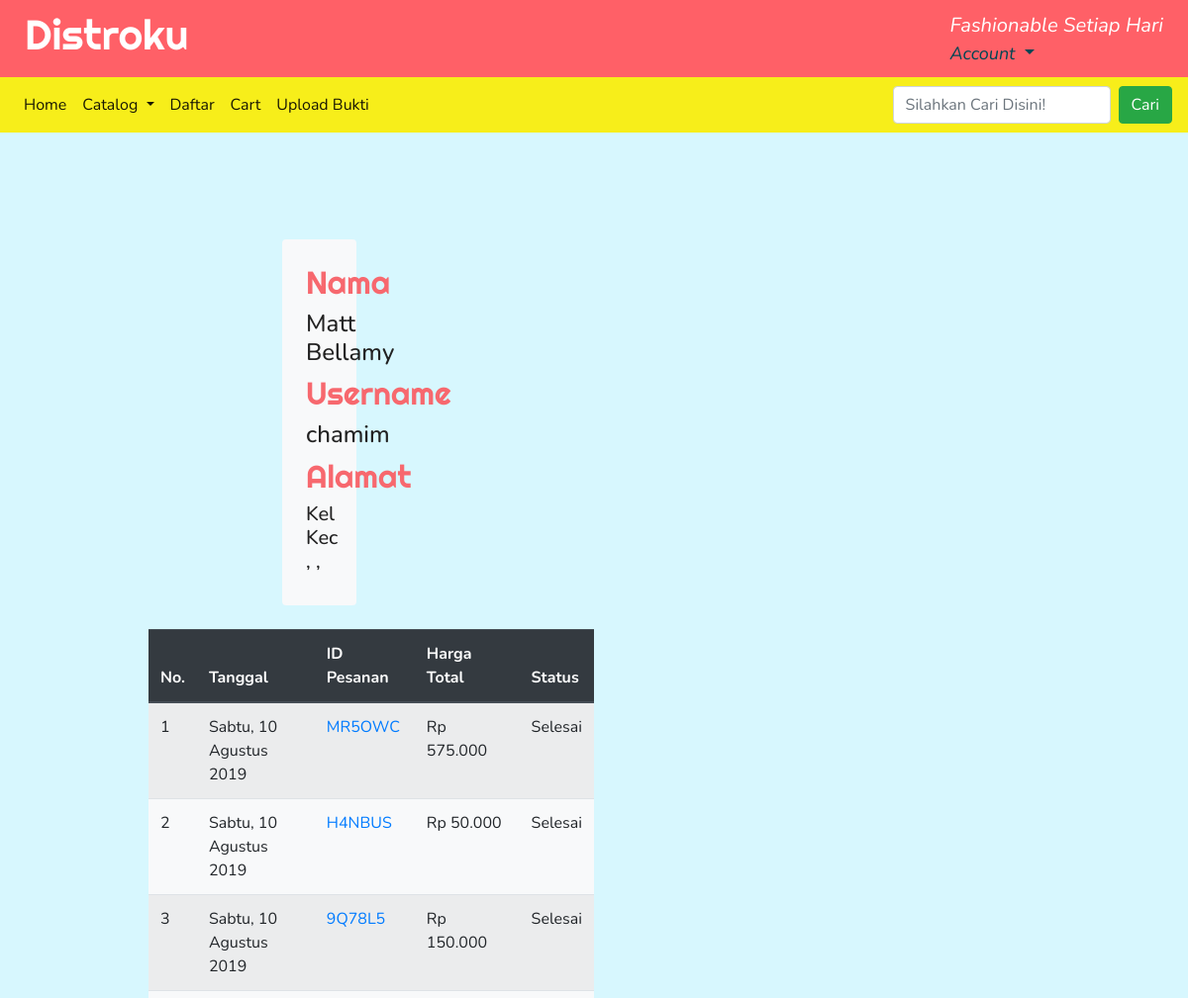
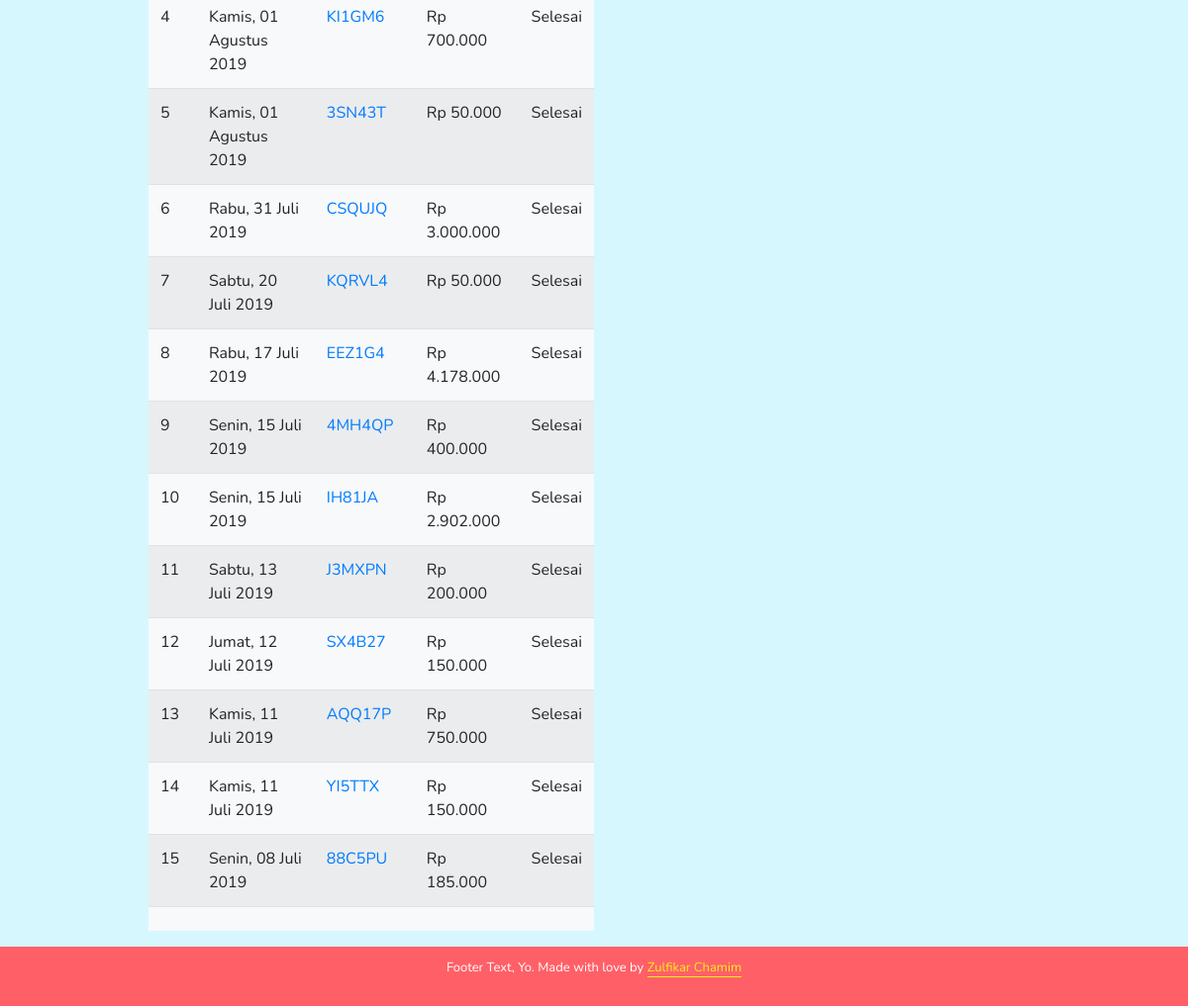
Screenshot of /chamim/ (signed in) with the database file from the repository (2 pictures, top to bottom).
### orders/models.py (models this page shows, shortened)
class order(models.Model):
    user = models.ForeignKey(User, on_delete=models.CASCADE,null=True, blank=True)
    order_id = models.CharField(max_length=120, default='test', unique=True)
    Cart = models.ForeignKey(cart, on_delete=models.CASCADE)
    status = models.CharField(max_length=120, default='Mulai', choices=pilihanStatus)
    timestamp = models.DateTimeField(auto_now_add=True, auto_now=False)
    updated = models.DateTimeField(auto_now_add=False, auto_now=True)
    buktiPembayaran = models.FileField(upload_to = 'bukti_pembayaran/', blank=True, null=True)

### cart/models.py (models this page shows, shortened)
class cart(models.Model):
    total = models.DecimalField(max_digits=100, decimal_places=2, default=0.00)
    timestamp = models.DateTimeField(auto_now_add=True, auto_now=False)
    update = models.DateTimeField(auto_now_add=False, auto_now=True)
    active = models.BooleanField(default=True)

### orders/views.py (the view)
# urls.py: url(r'^(?P<username>[\w-]+)/$', akun_lain, name='akunLain'),
def akun_lain(request, username):
    profile = User.objects.select_related('userprofileinfo').get(username=username)
    orderan = order.objects.filter(user__id = request.user.id).order_by('-timestamp')
    context = {
        'profile':profile,
        'orderan':orderan,
    }
    template = 'orders/user.html'
    return render(request, template, context)

### orders/templates/orders/user.html (shortened to what this page needs)
{% extends 'base.html' %}
{% load humanize %}
{% load thumbnail %}
{% block content %}
<div class="container-fluid w-75">
    <div class="row">
        <div class="col-md-6 pt-3">
            <div class="w-50 mx-auto mt-4">
        <div class="col-md-6">
            <div class="bg-light p-4 rounded mb-4">
                <h3>Nama</h3>
                <h4>{{profile.first_name}} {{profile.last_name}}</h4>
                <h3>Username</h3>
                <h4>{{profile.username}}</h4>
                <h3>Alamat</h3>
                <h5>{{profile.userprofileinfo.alamat}} Kel {{profile.userprofileinfo.Kelurahan}}
                    Kec {{profile.userprofileinfo.Kecamatan}}, {{profile.userprofileinfo.Kota}},
                    {{profile.userprofileinfo.Provinsi}}</h5>
            </div>
        </div>
    </div>
    <div class="row">
        <table class="table table-striped mx-auto mt-20 w-100 bg-light link-dark">
            <thead class="thead-dark">
                <th>No.</th>
                <th>Tanggal</th>
                <th>ID Pesanan</th>
                <th>Harga Total</th>
                <th>Status</th>
            </thead>
            <tfoot>
                <tr>
                    <td></td>
                    <td></td>
                    <td></td>
                    <td></td>
                    <td></td>
                </tr>
            </tfoot>
            {% for i in orderan %}
            <tr>
                <td>{{forloop.counter}}</td>
                <td>{{i.timestamp|date:"l, d F Y"}}</td>
                <td><a href="{% url 'orders:lihatOrder' i.order_id i.user.get_username %}">{{i.order_id}}</a></td>
                <td>Rp {{ i.Cart.total|floatformat|intcomma }}</td>
                {% if i.status == "Selesai"  %}
                <td>Selesai</td>
                {% else %}
                <td>Belum Selesai</td>
                {% endif %}
            </tr>
            {% endfor %}
        </table>
    </div>
</div>
{% endblock content %}

### static/css/styles.css (style rules this page uses)
body { background: #D7F7FE; font-family: "Nunito", sans-serif; color: #222; }
* { box-sizing: border-box; }
.site-title, h1, h2, h3 { font-family: "Righteous", sans-serif; font-size: 2.625em; color: #024654; }
h3 { font-size: 2em; color: #f7686e; }

### rows the page displays
order: timestamp "Sabtu, 10 Agustus 2019", order_id "MR5OWC", Cart.total "575.000", status "Selesai"
order: timestamp "Sabtu, 10 Agustus 2019", order_id "H4NBUS", Cart.total "50.000", status "Selesai"
order: timestamp "Sabtu, 10 Agustus 2019", order_id "9Q78L5", Cart.total "150.000", status "Selesai"
order: timestamp "Kamis, 01 Agustus 2019", order_id "KI1GM6", Cart.total "700.000", status "Selesai"
order: timestamp "Kamis, 01 Agustus 2019", order_id "3SN43T", Cart.total "50.000", status "Selesai"
order: timestamp "Rabu, 31 Juli 2019", order_id "CSQUJQ", Cart.total "3.000.000", status "Selesai"
order: timestamp "Sabtu, 20 Juli 2019", order_id "KQRVL4", Cart.total "50.000", status "Selesai"
order: timestamp "Rabu, 17 Juli 2019", order_id "EEZ1G4", Cart.total "4.178.000", status "Selesai"
order: timestamp "Senin, 15 Juli 2019", order_id "4MH4QP", Cart.total "400.000", status "Selesai"
order: timestamp "Senin, 15 Juli 2019", order_id "IH81JA", Cart.total "2.902.000", status "Selesai"
order: timestamp "Sabtu, 13 Juli 2019", order_id "J3MXPN", Cart.total "200.000", status "Selesai"
order: timestamp "Jumat, 12 Juli 2019", order_id "SX4B27", Cart.total "150.000", status "Selesai"
order: timestamp "Kamis, 11 Juli 2019", order_id "AQQ17P", Cart.total "750.000", status "Selesai"
order: timestamp "Kamis, 11 Juli 2019", order_id "YI5TTX", Cart.total "150.000", status "Selesai"
order: timestamp "Senin, 08 Juli 2019", order_id "88C5PU", Cart.total "185.000", status "Selesai"

### other values shown
{{ profile.first_name }} "Matt"
{{ profile.last_name }} "Bellamy"
{{ profile.username }} "chamim"
